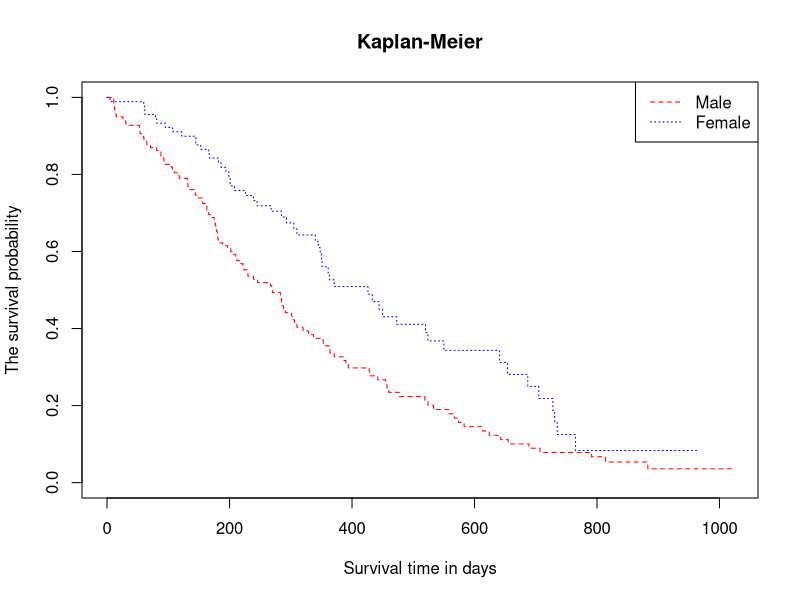
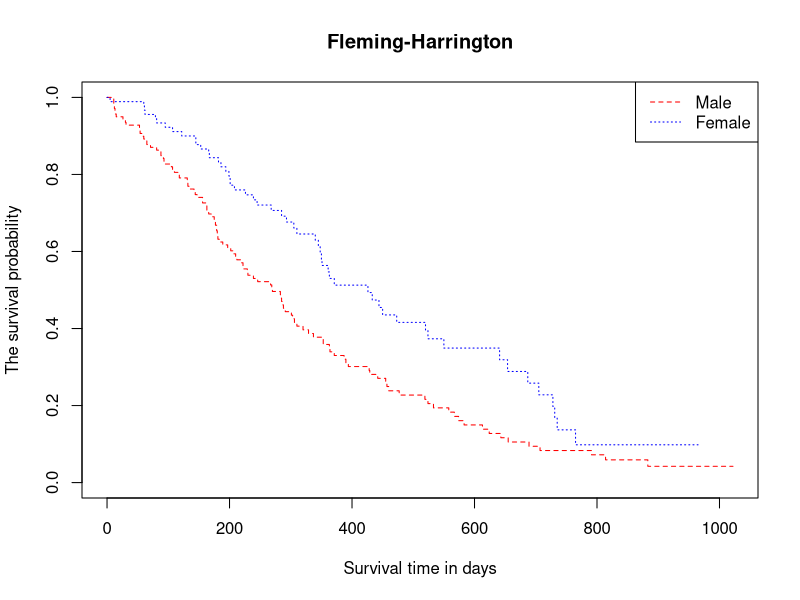
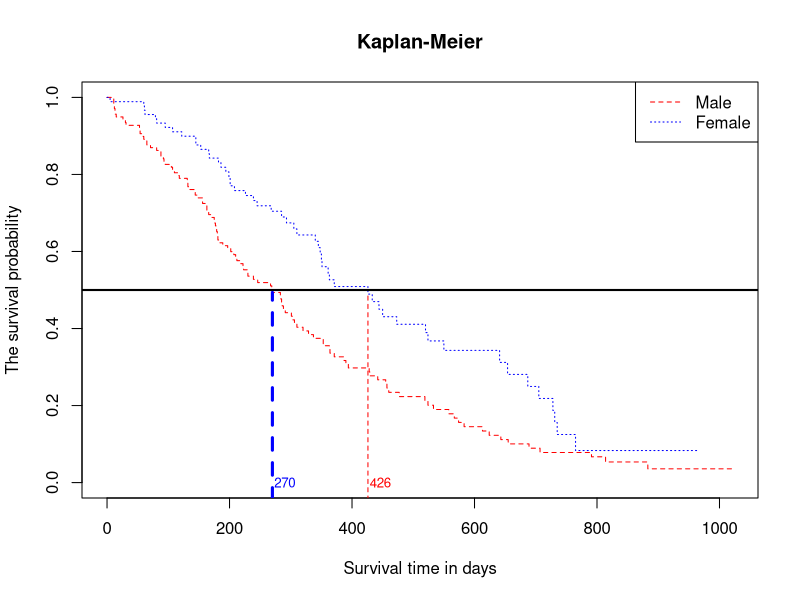
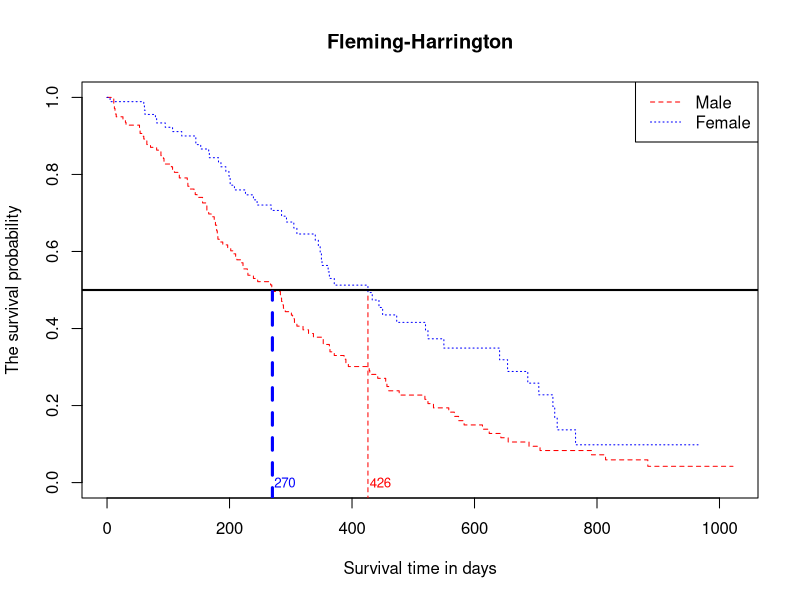

The R script that drew these images, in order:
#ADA Homework 10
library(survival)
data = lung
# Part I
# Kaplan-Meier
attach(data)
fit <- survfit(formula=Surv(data$time,data$status)~sex,type="kaplan-meier",data)
plot(fit,lty=2:4,main="Kaplan-Meier",xlab="Survival time in days",ylab="The survival probability",col=c("red","blue"))
legend("topright",c("Male","Female"),lty=2:4,col=c("red","blue"))

# Fleming-Harrington
fit_1 <- survfit(formula=Surv(data$time,data$status)~sex,type="fleming-harrington",data)
fit_1
plot(fit_1,lty=2:4,main="Fleming-Harrington",xlab="Survival time in days",ylab="The survival probability",col=c("red","blue"))
legend("topright",c("Male","Female"),lty=2:4,col=c("red","blue"))

# Part II
# Kaplan-Meier
plot(fit,lty=2:4,main="Kaplan-Meier",xlab="Survival time in days",ylab="The survival probability",col=c("red","blue"))
legend("topright",c("Male","Female"),lty=2:4,col=c("red","blue"))
abline(h=0.5,lwd=2)
#calculate male 
kaplan_male=data.frame(time=summary(fit)$time[summary(fit)$strata=="sex=1"],surv=summary(fit)$surv[summary(fit)$strata=="sex=1"])
kaplan_male
kaplan_male_median=kaplan_male[kaplan_male[,2]==max(kaplan_male[kaplan_male[,2]<0.5,2]),]
kaplan_male_median
lines(x=rep(kaplan_male_median[1],100),y=seq(-0.5,as.numeric(kaplan_male_median[2]),length=100),col="blue",lwd=3,lty=2) 
text(x=kaplan_male_median[1]+20,y=0,labels=kaplan_male_median[1],cex=0.8,col="blue")
#calculate female
kaplan_female=data.frame(time=summary(fit)$time[summary(fit)$strata=="sex=2"],surv=summary(fit)$surv[summary(fit)$strata=="sex=2"])
kaplan_female
kaplan_female_median=kaplan_female[kaplan_female[,2]==max(kaplan_female[kaplan_female[,2]<0.5,2]),]
kaplan_female_median
lines(x=rep(kaplan_female_median[1],100),y=seq(-0.5,as.numeric(kaplan_female_median[2]),length=100),col="red",lwd=1,lty=2) 
text(x=kaplan_female_median[1]+20,y=0,labels=kaplan_female_median[1],cex=0.8,col="red")
fit

# Fleming-Harrington
plot(fit_1,lty=2:4,main="Fleming-Harrington",xlab="Survival time in days",ylab="The survival probability",col=c("red","blue"))
legend("topright",c("Male","Female"),lty=2:4,col=c("red","blue"))
abline(h=0.5,lwd=2)
#calculate male 
fleming_male=data.frame(time=summary(fit_1)$time[summary(fit_1)$strata=="sex=1"],surv=summary(fit_1)$surv[summary(fit_1)$strata=="sex=1"])
fleming_male
fleming_male_median=fleming_male[fleming_male[,2]==max(fleming_male[fleming_male[,2]<0.5,2]),]
fleming_male_median
#abline male
lines(x=rep(fleming_male_median[1],100),y=seq(-0.5,as.numeric(fleming_male_median[2]),length=100),col="blue",lwd=3,lty=2)
text(x=fleming_male_median[1]+20,y=0,labels=fleming_male_median[1],cex=0.8,col="blue")
#calculate female 
fleming_female=data.frame(time=summary(fit_1)$time[summary(fit_1)$strata=="sex=2"],surv=summary(fit_1)$surv[summary(fit_1)$strata=="sex=2"])
fleming_female
fleming_female_median=fleming_female[fleming_female[,2]==max(fleming_female[fleming_female[,2]<0.5,2]),]
fleming_female_median
#abline female
lines(x=rep(fleming_female_median[1],100),y=seq(-0.5,as.numeric(fleming_female_median[2]),length=100),col="red",lwd=1,lty=2) 
text(x=fleming_female_median[1]+20,y=0,labels=fleming_female_median[1],cex=0.8,col="red")
fit_1


